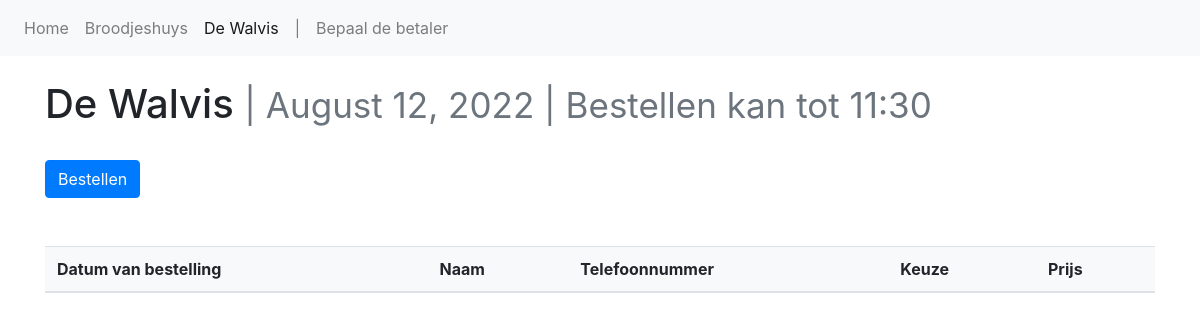
/walvis/, run on an earlier commit of the app's database.
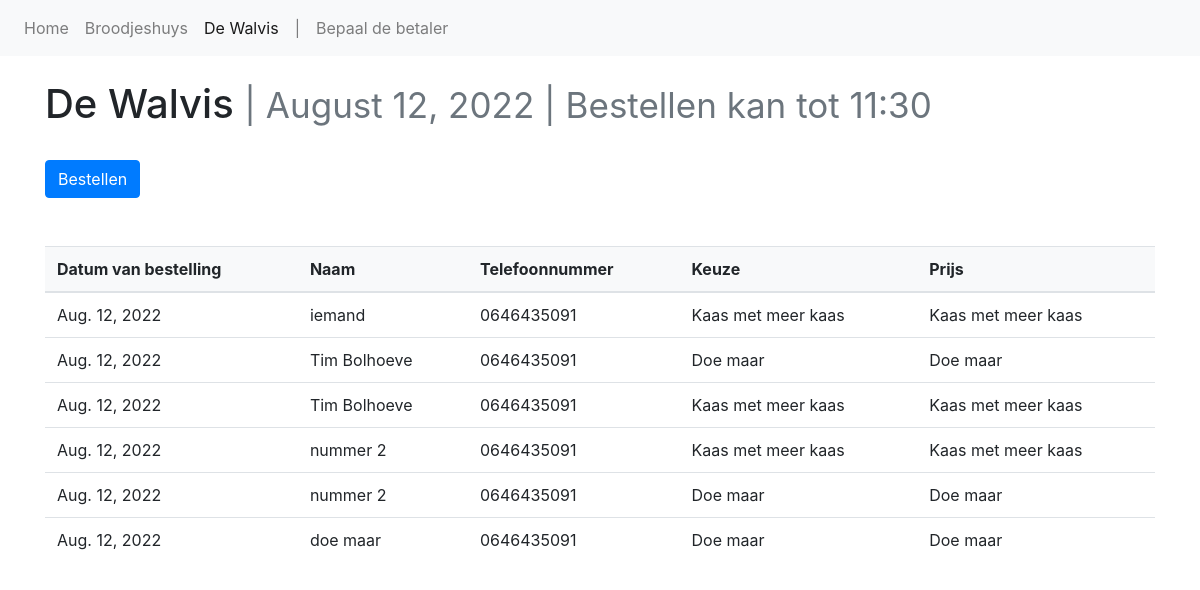
And on a later commit of the database.
### bestellen/models.py (models this page shows, shortened)
class Walvis(models.Model):
    naam = models.CharField(max_length=255, default='Niet ingevuld')
    nummer = models.CharField(max_length=255, default='Niet ingevuld')
    keuze = models.TextField(default='Niet ingevuld')
    prijs = models.CharField(max_length=255, default='Niet ingevuld')
    datum = models.DateField(auto_now_add=True)
    datumExact = models.DateTimeField(auto_now_add=True)

### bestellen/views.py (the view)
# urls.py: path('walvis/', views.walvis, name='walvis'),
def walvis(request):
    bestelling = Walvis.objects.all().values()
    template = loader.get_template('walvis.html')
    context = {
        'bestelling': bestelling,
        'datum': vandaag_format,
    }
    return HttpResponse(template.render(context, request))

### bestellen/templates/walvis.html (shortened to what this page needs)
{% load static %}
<head>
    <link rel="stylesheet" href="https://cdn.jsdelivr.net/npm/bootstrap@4.6.1/dist/css/bootstrap.min.css">
</head>
<nav class="navbar navbar-expand-lg navbar-light bg-light">
    <div class="collapse navbar-collapse" id="navbarNavAltMarkup">
        <div class="navbar-nav">
        <a class="nav-item nav-link" href="{% url 'index' %}">Home</a>
        <a class="nav-item nav-link" href="{% url 'broodjeshuis' %}">Broodjeshuys</a>
        <a class="nav-item nav-link active" href="{% url 'walvis' %}">De Walvis</a>
        <a class="nav-item nav-link" href="#">|</a>
        <a class="nav-item nav-link" href="{% url 'betaler' %}">Bepaal de betaler</a>
        </div>
    </div>
</nav>
<div class="container mt-4">
    <h1>De Walvis <small class="text-muted">| {{datum}} | Bestellen kan tot 11:30</small></h1>
    <br>
    <a class="btn btn-primary" href="bestellen/" role="button">Bestellen</a>
    <br><br><br>
    <table class="table table-hover">
        <thead class="bg-light">
          <tr>
            <th>Datum van bestelling</th>
            <th>Naam</th>
            <th>Telefoonnummer</th>
            <th>Keuze</th>
            <th>Prijs</th>
          </tr>
        </thead>
        <tbody>
          {% for eten in bestelling %}
              {% if eten.datum > now %}
              <tr class="bg-info text-white">
              {% else %}
                  <tr>
              {% endif %}
                  <td>{{ eten.datum }}</td>
                  <td>{{ eten.naam }}</td>
                  <td>{{ eten.nummer }}</td>
                  <td>{{ eten.keuze }}</td>
                  <td>{{ eten.keuze }}</td>
              </tr>
          {% endfor %}
        </tbody>
      </table>
  </div>

What changed in the data, as far as the page shows it:
added Walvis: datum "Aug. 12, 2022", naam "iemand", nummer "0646435091", keuze "Kaas met meer kaas"
added Walvis: datum "Aug. 12, 2022", naam "Tim Bolhoeve", nummer "0646435091", keuze "Doe maar"
added Walvis: datum "Aug. 12, 2022", naam "Tim Bolhoeve", nummer "0646435091", keuze "Kaas met meer kaas"
added Walvis: datum "Aug. 12, 2022", naam "nummer 2", nummer "0646435091", keuze "Kaas met meer kaas"
added Walvis: datum "Aug. 12, 2022", naam "nummer 2", nummer "0646435091", keuze "Doe maar"
added Walvis: datum "Aug. 12, 2022", naam "doe maar", nummer "0646435091", keuze "Doe maar"
